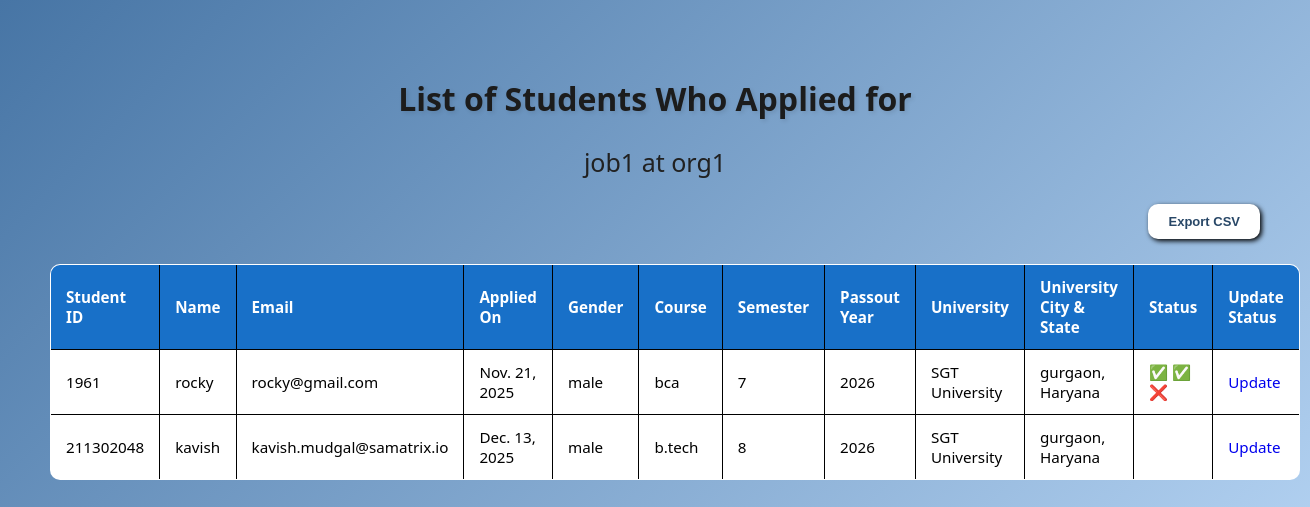
The app's page /admin_home/view_jobs/applied_student_list/6d839a48-d78d-4230-be1c-88c17e98b85d/ (signed in) with its own data.
### placement/models.py (models this page shows, shortened)
class Job(models.Model):
    job_id = models.UUIDField(primary_key=True, default=uuid.uuid4, editable=False)
    title = models.CharField(max_length=100)
    organization = models.CharField(max_length=100)
    location = models.CharField(max_length=100)
    description = models.TextField()
    placement_type = models.CharField(max_length=50)
    job_stipend = models.CharField(max_length=50)
    package = models.CharField(max_length=50)
    eligiblity_batch = models.CharField(max_length=50)
    eligiblity_10_marks = models.DecimalField(max_digits=5, decimal_places=2)
    eligiblity_12_marks = models.DecimalField(max_digits=5, decimal_places=2)
    eligiblity_college_marks = models.DecimalField(max_digits=5, decimal_places=2)
    eligiblity_others = models.TextField()
    application_deadline = models.DateField()
    question1 = models.CharField(max_length=200, blank=True, null=True)
    question2 = models.CharField(max_length=200, blank=True, null=True)
    question3 = models.CharField(max_length=200, blank=True, null=True)
    question4 = models.CharField(max_length=200, blank=True, null=True)
    question5 = models.CharField(max_length=200, blank=True, null=True)
    question6 = models.CharField(max_length=200, blank=True, null=True)
    question7 = models.CharField(max_length=200, blank=True, null=True)
    question8 = models.CharField(max_length=200, blank=True, null=True)
    question9 = models.CharField(max_length=200, blank=True, null=True)
    question10 = models.CharField(max_length=200, blank=True, null=True)
    type1 = models.CharField(max_length=20, blank=True, null=True)
    type2 = models.CharField(max_length=20, blank=True, null=True)
    type3 = models.CharField(max_length=20, blank=True, null=True)
    type4 = models.CharField(max_length=20, blank=True, null=True)
    type5 = models.CharField(max_length=20, blank=True, null=True)
    type6 = models.CharField(max_length=20, blank=True, null=True)
    type7 = models.CharField(max_length=20, blank=True, null=True)
    type8 = models.CharField(max_length=20, blank=True, null=True)
    type9 = models.CharField(max_length=20, blank=True, null=True)
    type10 = models.CharField(max_length=20, blank=True, null=True)
    post_date = models.DateField(auto_now_add=True)
    update_date = models.DateField(blank=True, null=True)
    active_status = models.BooleanField(default=True)

class JobApplication(models.Model):
    application_id = models.UUIDField(primary_key=True, default=uuid.uuid4, editable=False)
    job_id = models.ForeignKey(Job, on_delete=models.CASCADE)
    sId = models.ForeignKey(Student, on_delete=models.CASCADE)
    apply_date = models.DateField(auto_now_add=True)
    answer1 = models.TextField(blank=True, null=True)
    answer2 = models.TextField(blank=True, null=True)
    answer3 = models.TextField(blank=True, null=True)
    answer4 = models.TextField(blank=True, null=True)
    answer5 = models.TextField(blank=True, null=True)
    answer6 = models.TextField(blank=True, null=True)
    answer7 = models.TextField(blank=True, null=True)
    answer8 = models.TextField(blank=True, null=True)
    answer9 = models.TextField(blank=True, null=True)
    answer10 = models.TextField(blank=True, null=True)

class Student(models.Model):
    name = models.CharField(max_length=100)
    sId = models.CharField(max_length=50, primary_key=True, editable=False)   # student ID
    phone = PhoneNumberField(region = 'IN')
    gender = models.CharField(max_length=10)
    course = models.CharField(max_length=100)
    passout_year = models.SmallIntegerField()
    university = models.CharField(max_length=200)
    specialization = models.CharField(max_length=100)
    university_state = models.CharField(max_length=50)
    university_city = models.CharField(max_length=100)
    email = models.EmailField(unique=True)
    password = models.CharField(max_length=100)   # keep in plain text only for testing!
    verification_status_mail = models.BooleanField(default=False)
    verification_status_phone = models.BooleanField(default=False)
    def __str__(self):
        return str(self.sId)

class StudentProfile(models.Model):
    jobLocationChoices = [('PAN INDIA','PAN INDIA'),
                      ('Other','Other')
                      ]
    durationChoices = [('45 days','45 days'),
                   ('90 days','90 days'),
                   ('3-6 months','3-6 months'),
                   ('Currently Working','Currently Working')
                   ]
    yesNoChoices = [("yes", "yes"),
                ("no","no")
               ]
    student = models.OneToOneField(Student, on_delete=models.CASCADE)    # student ID
    '''Here we make the primary key of Student table as foreign key in StudentProfile.
        on_delete = models.CASCADE will CASCADE(delete all the related data) when the foreign/primary key
        is deleted'''
    semester = models.PositiveIntegerField()
    language = models.CharField(max_length=100)
    tools = models.CharField(max_length=100)
    board10 = models.CharField(max_length=50)
    board12 = models.CharField(max_length=50)
    marks10 = models.DecimalField(max_digits=5, decimal_places=2)
    marks12 = models.DecimalField(max_digits=5, decimal_places=2)
    graduation_college = models.CharField(max_length=200, blank=True, null=True)
    graduation_marks = models.DecimalField(max_digits=5, decimal_places=2, blank=True, null=True)
    post_graduation_college = models.CharField(max_length=200, blank=True, null=True)
    post_graduation_marks = models.DecimalField(max_digits=5, decimal_places=2, blank=True, null=True)
    internship = models.CharField(max_length=3, choices= yesNoChoices, default="no")
    company = models.CharField(max_length=50, blank=True, null=True)
    duration = models.CharField(max_length=20,choices=durationChoices, blank=True, null=True)
    stipend = models.DecimalField(max_digits=10, decimal_places=2, blank=True, null=True)
    skills_gained = models.CharField(max_length=200, blank=True, null=True)
    project = models.CharField(max_length=3, choices= yesNoChoices, default="no")
    project_details = models.TextField(blank=True, null=True)
    skills_learned = models.TextField(max_length=200, blank=True, null=True)
    job_location = models.CharField(max_length=10, choices=jobLocationChoices, default='PAN INDIA')
    other_location = models.CharField(max_length=50, blank=True, null=True)
    linkedin = models.URLField(max_length=200, blank=True, null=True)
    github = models.URLField(max_length=200, blank=True, null=True)
    resume=models.FileField(upload_to='resumes/')

### placement/views.py (the view)
# urls.py: path('admin_home/view_jobs/applied_student_list/<uuid:job_id>/', views.applied_student_list, name="applied_student_list"),
@login_required(login_url='/admin_login/')
def applied_student_list(request, job_id):
    job = get_object_or_404(Job, job_id=job_id)
    applications = JobApplication.objects.filter(job_id=job)
    status = ApplicationStatus.objects.filter(application__in=applications).select_related('application')
    status_dict = {s.application.application_id: s for s in status}
    for app in applications:
        app.status = status_dict.get(app.application_id)
    return render(request, "applied_students_list.html", {"job": job, "applications": applications})

### templates/applied_students_list.html (shortened to what this page needs)
{% load static %}
<!DOCTYPE html>
<html lang="en">
<head>
    <link rel="stylesheet" href="{% static 'CSS/applied_student_list.css' %}">
</head>
<body>
<div class="page-header">
    <h2>List of Students Who Applied for </h2>
    <p class="org-name">{{ job.title }} at {{ job.organization }}</p>
</div>
{% if applications %}
    <div class="export-container">
        <button class="export-btn" onclick="window.location.href='{% url 'export_applied_students' job.job_id %}'"> Export CSV </button>
    </div>
    <table border="1" class="student-table">
        <tr>
            <th>Student ID</th>
            <th>Name</th>
            <th>Email</th>
            <th>Applied On</th>
            <th>Gender</th>
            <th>Course</th>
            <th>Semester</th>
            <th>Passout Year</th>
            <th>University</th>
            <th>University City & State</th>
            <th>Status</th>
            <th>Update Status</th>
        </tr>
        {% for data in applications %}
        <tr>
            <td>{{ data.sId }}</td>
            <td>{{ data.sId.name }}</td>
            <td>{{ data.sId.email }}</td>
            <td>{{ data.apply_date }}</td>
            <td>{{ data.sId.gender }}</td>
            <td>{{ data.sId.course }}</td>
            <td>{{ data.sId.studentprofile.semester }}</td>
            <td>{{ data.sId.passout_year }}</td>
            <td>{{ data.sId.university }}</td>
            <td>{{ data.sId.university_city }}, {{ data.sId.university_state }}</td>
            <td>
            {% if data.status %}
                {% if data.status.round1 == "qualified" %}
                    ✅
                {% elif data.status.round1 == "disqualified" %}
                    ❌
                {% endif %}
                {% if data.status.round2 == "qualified" %}
                    ✅
                {% elif data.status.round2 == "disqualified" %}
                    ❌
                {% endif %}
                {% if data.status.round3 == "qualified" %}
                    ✅
                {% elif data.status.round3 == "disqualified" %}
                    ❌
                {% endif %}
            {% else %}
                Not Updated
            {% endif %}
            </td>
            <td><a href="{% url 'status_update' job.job_id data.application_id %}">Update</a></td>
        </tr>
        {% endfor %}
    </table>
{% else %}
    <p class="no-data">No student has applied yet.</p>
{% endif %}
</body>
</html>

### static/CSS/applied_student_list.css (style rules this page uses)
body { font-family: 'Segoe UI', Arial, sans-serif; background: linear-gradient(135deg, #4775a5, #c6e2ff); margin: 0px; padding: 50px; min-height: 100vh; }
.page-header { text-align: center; margin-bottom: 25px; }
.page-header h2 { font-size: 2rem; color: #1c1c1c; margin-bottom: 8px; text-shadow: 2px 2px 4px rgba(0, 0, 0, 0.1); }
.org-name { font-size: 25px; color: #212121; font-weight: 500; }
.export-container { text-align: right; margin-bottom: 20px; }
.export-btn { background-color: #fff; color: #284767; border: none; margin-bottom:5px; padding: 10px 20px; border-radius: 10px; font-weight: bolder; font-size: 13px; box-shadow: 2px 2px 5px black; transition: 0.5s ease; }
.student-table { width: 100%; border-collapse: collapse; border: 1px solid black; font-size: 0.95rem; background-color: #ffffff; border-radius: 10px; overflow:hidden; }
.student-table th { background-color: #1870c8; color: #fff; text-align: left; padding: 12px 15px; }
.student-table td { padding: 12px 15px; }
a { text-decoration: none; }

### records on screen
Job: title "job1", organization "org1"
JobApplication: sId "1961", sId.name "rocky", sId.email "rocky@gmail.com", apply_date "Nov. 21, 2025", sId.gender "male", sId.course "bca", sId.studentprofile.semester "7", sId.passout_year "2026", sId.university "SGT University", sId.university_city "gurgaon", sId.university_state "Haryana"
JobApplication: sId "211302048", sId.name "kavish", sId.email "kavish.mudgal@samatrix.io", apply_date "Dec. 13, 2025", sId.gender "male", sId.course "b.tech", sId.studentprofile.semester "8", sId.passout_year "2026", sId.university "SGT University", sId.university_city "gurgaon", sId.university_state "Haryana"
